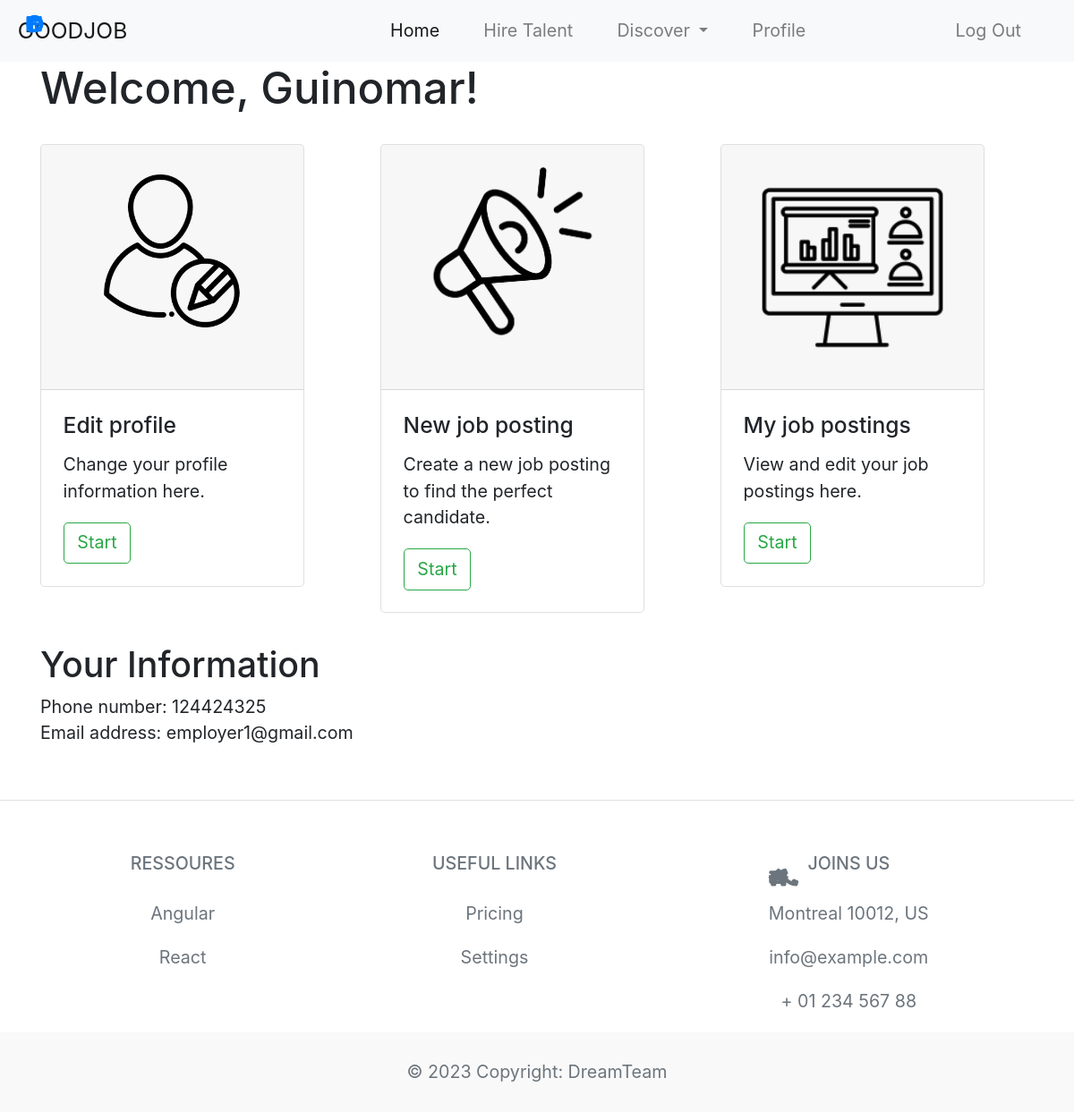
The app's page /employer_home (signed in), older data.
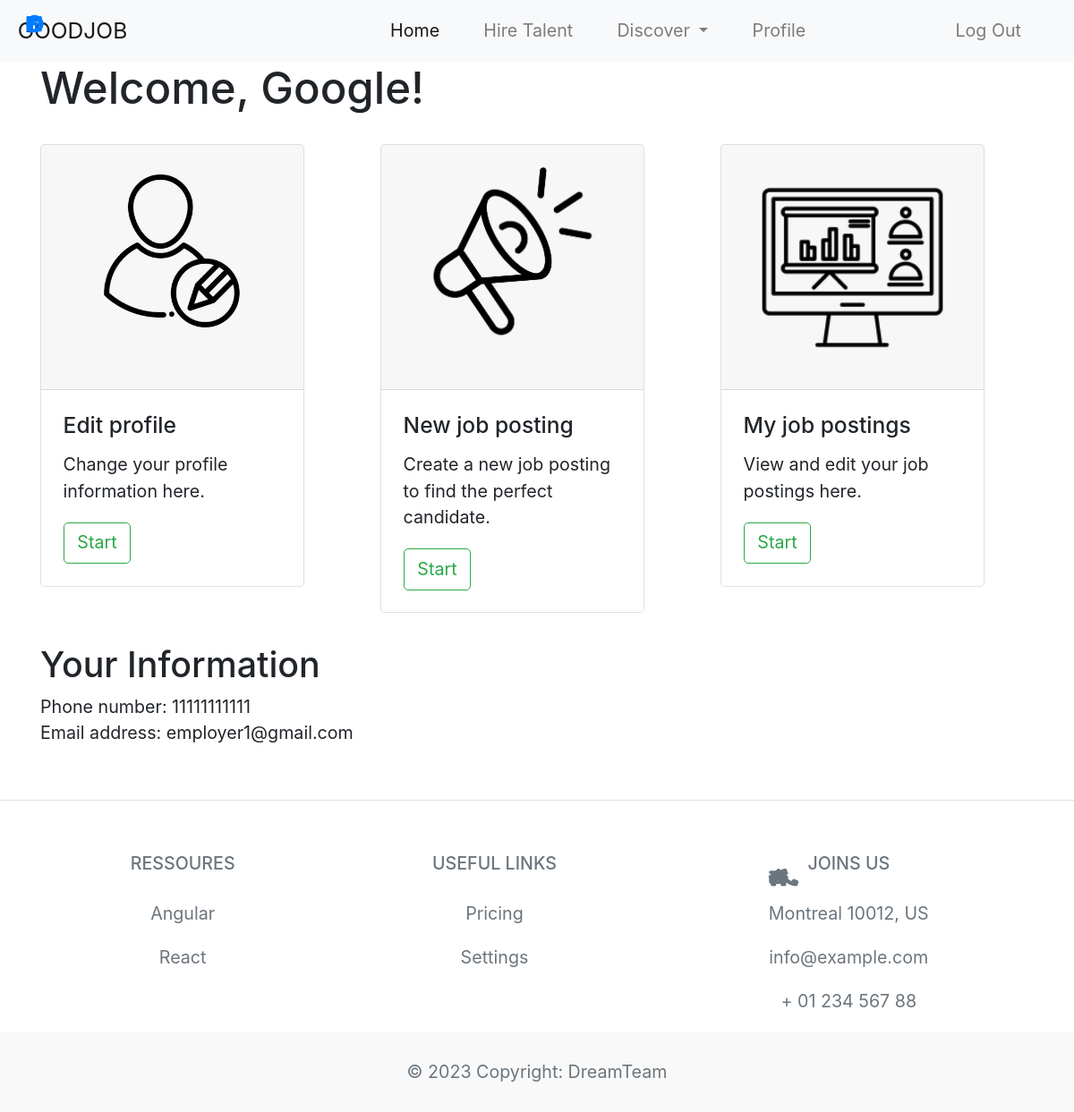
The same page, newer data.
### app/models/user.py (models this page shows)
class User(db.Model, UserMixin):
    id = db.Column(db.Integer, primary_key=True)
    email = db.Column(db.String(100), unique=True)
    password = db.Column(db.String(20))
    first_name = db.Column(db.String(50))
    last_name = db.Column(db.String(50))
    company_name = db.Column(db.String(50))
    phone_number = db.Column(db.String(15))
    resume_file = db.Column(db.LargeBinary)
    profile = db.Column(db.String(20)) #values are "seeker", "employer", "admin"
    Posts = db.relationship('Post', backref='user', passive_deletes=True)

### app/views/main.py (the view)
@main.route('/employer_home')
@login_required
def employer_home():
    user_id = request.args.get('user_id')
    user = User.query.filter_by(id=user_id).first()
    return render_template("home/employer_home.html", user=current_user)

### app/views/main.py (called while the page is built)
@login_required
def get_notifications():
    if current_user:
        notifications = Notification.query.filter_by(user_id=current_user.id).all()
        return notifications
    else:
        return []

@main.context_processor
def inject_notifications():
    notifications = get_notifications()
    return dict(notifications=notifications)

### app/templates/home/employer_home.html (shortened to what this page needs)
{% extends "base.html" %}
{% block content %}
<head>
    <link rel="stylesheet" href="{{ url_for('static', filename='css/employer_home.css') }}">
    <h1 style="margin-bottom: 3%;">{% print("Welcome, " + user.company_name + "!" )%}</h1>
  </head>
<div class="row item1">
    <div class="col-md">
        <div class="card" style="width: 15rem;">
            <div class="card-header">
            <image src="{{url_for('static', filename='images/edit-profile-icon.png')}}" class="card-img-top" alt="imagenotworking">
            </div>
            <div class="card-body">
              <h5 class="card-title">Edit profile</h5>
              <p class="card-text">Change your profile information here.</p>
              <a id = "editinfo" href="/editinfo/{{user.id}}" class="btn btn-outline-success">Start</a>
            </div>
          </div>
    </div>
    <div class="col-md">
        <div class="card" style="width: 15rem;">
            <div class="card-header">
            <image src="{{url_for('static', filename='images/my-job-icon.png')}}" class="card-img-top" alt="imagenotworking">
            </div>
            <div class="card-body">
              <h5 class="card-title">New job posting</h5>
              <p class="card-text">Create a new job posting to find the perfect candidate.</p>
              <a id="create_post" href="/create_post" class="btn btn-outline-success">Start</a>
            </div>
          </div>
    </div>
    <div class="col-md">
        <div class="card" style="width: 15rem;">
            <div class="card-header">
            <image src="{{url_for('static', filename='images/my-postings-icon.png')}}" class="card-img-top" alt="imagenotworking">
            </div>
            <div class="card-body">
              <h5 class="card-title">My job postings</h5>
              <p class="card-text">View and edit your job postings here.</p>
              <a id="my_posts" href="/myposts" class="btn btn-outline-success"> Start</a>
            </div>
          </div>
    </div>
  </div>
<h2 style="margin-top: 3%;">Your Information</h2>
{% print("Phone number: " + user.phone_number) %} </br>
{% print("Email address: " + user.email) %}
{% endblock %}

### app/templates/base.html (shortened to what this page needs)
<!DOCTYPE html>
<html>
    <head>
        <link rel="stylesheet" href="https://cdn.jsdelivr.net/npm/bootstrap@4.3.1/dist/css/bootstrap.min.css"
>
        <link rel="stylesheet" href="https://kit.fontawesome.com/3c22080b59.css">
        <link rel="stylesheet" type="text/css" href="{{ url_for('static', filename='css/main.css') }}">
        <link href='https://unpkg.com/css.gg@2.0.0/icons/css/bell.css' rel='stylesheet'>
        <link href='https://unpkg.com/css.gg@2.0.0/icons/css/profile.css' rel='stylesheet'>
    </head>
    <body>
        <nav class="navbar navbar-expand-lg navbar-light bg-light">
          <a class="navbar-brand " href="/">GOODJOB</a>
          <div class="collapse navbar-collapse navigation" id="navbarTogglerDemo03">
            <ul class="navbar-nav ml-auto mt-2 mt-lg-0">
              <li class="nav-item active  mr-4">
                <a class="nav-link" id="home" href="/">Home <span class="sr-only">(current)</span></a>
              </li>
              {%if user and user.is_authenticated and user.profile == 'employer'%}
              <li class="nav-item  mr-4">
                <a class="nav-link" id="hiretalent" href="/create_post">Hire Talent</a>
              </li>
              {%endif%}
              <li class="nav-item dropdown  mr-4">
                <a class="nav-link dropdown-toggle" style="cursor: pointer;"  role="button" data-toggle="dropdown" aria-haspopup="true" aria-expanded="false">
                  Discover
                </a>
              </li>
              {%if user and user.is_authenticated and user.profile == 'employer'%}
              <li class="nav-item  mr-4">
                <a class="nav-link" id="employer_home" href="/employer_home">Profile</a>
              </li>
              {%endif%}
              {%if user and user.is_authenticated and (user.profile == 'seeker' or user.profile == 'employer') %}
              <li class="nav-item dropdown  mr-4">
              </li>
              <li class="nav-item dropdown  mr-4">
              </li>
              {%endif%}
              {% if user and user.is_authenticated %}
              <li class="nav-item  mr-4">
                <a class="nav-link" id="logout" href="/auth/logout">Log Out</a>
              </li>
              {% endif %}
            </ul>
          </div>
        </nav>
        <div class="container">
            {% block content %}
            {% endblock %}
        </div>
<footer class="text-center text-lg-start bg-white text-muted">
  <section class="d-flex justify-content-center justify-content-lg-between p-4 border-bottom">
    <div>
      <a href="" class="me-4 link-secondary">
        <i class="fab fa-facebook-f"></i>
      </a>
      <a href="" class="me-4 link-secondary">
        <i class="fab fa-google"></i>
      </a>
      <a href="" class="me-4 link-secondary">
        <i class="fab fa-linkedin"></i>
      </a>
      <a href="" class="me-4 link-secondary">
        <i class="fab fa-github"></i>
      </a>
    </div>
  </section>
  <section class="">
    <div class="container text-center text-md-start mt-5">
      <div class="row mt-3">
        <div class="col-md-2 col-lg-2 col-xl-2 mx-auto mb-4">
          <h6 class="text-uppercase fw-bold mb-4">
            Ressoures
          </h6>
          <p>
            <a href="#!" class="text-reset">Angular</a>
          </p>
          <p>
            <a href="#!" class="text-reset">React</a>
          </p>
        </div>
        <div class="col-md-3 col-lg-2 col-xl-2 mx-auto mb-4">
          <h6 class="text-uppercase fw-bold mb-4">
            Useful links
          </h6>
          <p>
            <a href="#!" class="text-reset">Pricing</a>
          </p>
          <p>
            <a href="#!" class="text-reset">Settings</a>
          </p>
        </div>
        <div class="col-md-4 col-lg-3 col-xl-3 mx-auto mb-md-0 mb-4">
          <h6 class="text-uppercase fw-bold mb-4">Joins us </h6>
          <p><i class="fas fa-home me-3 text-secondary"></i> Montreal 10012, US</p>
          <p>
            <i class="fas fa-envelope me-3 text-secondary"></i>
            info@example.com
          </p>
          <p><i class="fas fa-phone me-3 text-secondary"></i> + 01 234 567 88</p>
        </div>
      </div>
    </div>
  </section>
  <div class="text-center p-4" style="background-color: rgba(0, 0, 0, 0.025);">
    <a class="text-reset fw-bold" > © 2023 Copyright: DreamTeam</a>
  </div>
</footer>
    </body>
</html>

### app/static/css/main.css (style rules this page uses)
* { margin: 0; text-decoration: none; padding: 0; list-style: none; }
i { position: absolute; top: 17px; cursor: pointer; }
:root { font-size: calc(16px + (20 - 16) * (100vw - 320px) / (1280 - 320)); }

### app/static/css/employer_home.css (style rules this page uses)
.item1 div { position: relative; animation-name: one; animation-duration: 4s; }

Row changes from the older to the newer data that the page shows:
changed User "Email address: employer1@gmail.com": company_name "Welcome, Guinomar!" → "Welcome, Google!"; phone_number "Phone number: 124424325" → "Phone number: 11111111111"
